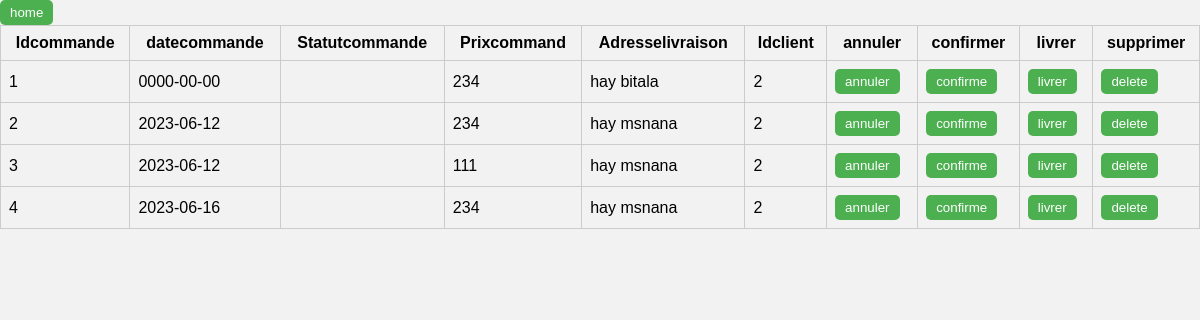
Page /admin/commend_client/affichercom.php on the committed database.
### tables this page shows
CREATE TABLE IF NOT EXISTS `command` (
  `Idcommande` int NOT NULL AUTO_INCREMENT,
  `datecommande` date NOT NULL,
  `Prixcommand` int NOT NULL,
  `Adresselivraison` varchar(100) NOT NULL,
  `Idclient` int NOT NULL,
  PRIMARY KEY (`Idcommande`),
  KEY `Idclient` (`Idclient`)
);

### admin/commend_client/affichercom.php (the view, shortened to what this page needs)
<?php
require("connexion.php");
$reqselcom = $connexion->prepare("SELECT * FROM command ");
$reqselcom->execute();
?>
<!DOCTYPE html>
<html lang="en">
<head>
</head>
<body>
<button class=ac><a href="../acueille.php">home</a></button>
    <table>
        <tr>
            <th>Idcommande</th>
            <th>datecommande</th>
            <th>Statutcommande</th>
            <th>Prixcommand</th>
            <th>Adresselivraison</th>
            <th>Idclient</th>
            <th>annuler</th>
            <th>confirmer</th>
            <th>livrer</th>
            <th>supprimer</th>
        </tr>
        <?php while ($ligne = $reqselcom->fetch(PDO::FETCH_OBJ)) { ?>
            <tr>
                <td><?php echo $ligne->Idcommande; ?></td>
                <td><?php echo $ligne->datecommande; ?></td>
                <td><?php echo $ligne->Statutcommande; ?></td>
                <td><?php echo $ligne->Prixcommand; ?></td>
                <td><?php echo $ligne->Adresselivraison; ?></td>
                <td><?php echo $ligne->Idclient; ?></td>
                <td><button><a href="annuler.php?Idcommande=<?php echo $ligne->Idcommande; ?>">annuler</a></button></td>
                <td><button><a href="confirme.php?Idcommande=<?php echo $ligne->Idcommande; ?>">confirme</a></button></td>
                <td><button><a href="livre.php?Idcommande=<?php echo $ligne->Idcommande; ?>">livrer</a></button></td>
                <td><button><a href="supp.php?Idcommande=<?php echo $ligne->Idcommande; ?>">delete</a></button></td>
            </tr>
        <?php } ?>
    </table>
</body>
</html>

### admin/commend_client/affichercom.php (style rules this page uses)
body { font-family: Arial, sans-serif; background-color: #f2f2f2; margin: 0; padding: 0; }
table { width: 100%; border-collapse: collapse; }
th, td { padding: 8px; border: 1px solid #ccc; }
th { background-color: #f2f2f2; font-weight: bold; }
button { display: inline-block; padding: 5px 10px; background-color: #4caf50; color: #fff; border: none; border-radius: 5px; text-decoration: none; cursor: pointer; }
button a { color: #fff; text-decoration: none; }

### rows in the picture
command: Idcommande "1", datecommande "0000-00-00", Prixcommand "234", Adresselivraison "hay bitala", Idclient "2"
command: Idcommande "2", datecommande "2023-06-12", Prixcommand "234", Adresselivraison "hay msnana", Idclient "2"
command: Idcommande "3", datecommande "2023-06-12", Prixcommand "111", Adresselivraison "hay msnana", Idclient "2"
command: Idcommande "4", datecommande "2023-06-16", Prixcommand "234", Adresselivraison "hay msnana", Idclient "2"
